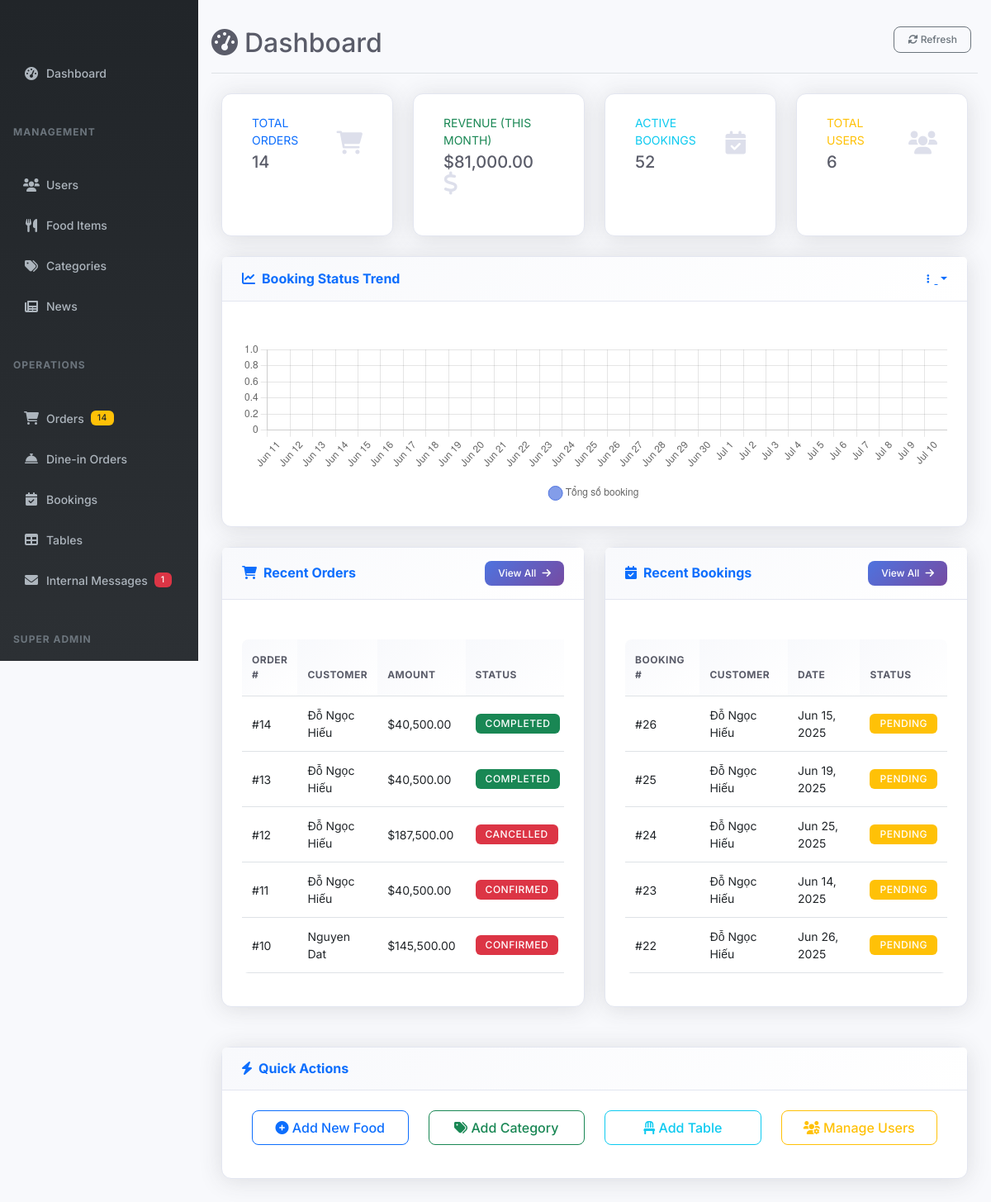
Screenshot of /admin/index.php (signed in) with the database file from the repository.
### tables this page shows
CREATE TABLE IF NOT EXISTS `orders` (
  `id` int NOT NULL AUTO_INCREMENT,
  `user_id` int DEFAULT NULL,
  `booking_id` int DEFAULT NULL,
  `order_number` varchar(20) NOT NULL,
  `customer_name` varchar(100) NOT NULL,
  `customer_email` varchar(100) NOT NULL,
  `customer_phone` varchar(20) NOT NULL,
  `order_type` enum('dine_in','takeout','delivery') NOT NULL,
  `subtotal` decimal(10,2) NOT NULL,
  `tax_amount` decimal(10,2) DEFAULT '0.00',
  `total_amount` decimal(10,2) NOT NULL,
  `payment_method` enum('cod','cash','credit_card','debit_card','digital_wallet','bank_transfer','vnpay') NOT NULL,
  `payment_status` enum('pending','paid','failed','refunded') DEFAULT 'pending',
  `payment_id` int DEFAULT NULL,
  `status` enum('pending','confirmed','preparing','ready','completed','delivered','cancelled') DEFAULT 'pending',
  `special_instructions` text,
  `delivery_address` text,
  `order_notes` text,
  `estimated_ready_time` timestamp NULL DEFAULT NULL,
  `completed_at` timestamp NULL DEFAULT NULL,
  `created_at` timestamp NULL DEFAULT CURRENT_TIMESTAMP,
  `updated_at` timestamp NULL DEFAULT CURRENT_TIMESTAMP ON UPDATE CURRENT_TIMESTAMP,
  `delivery_ward` varchar(100) DEFAULT NULL,
  `delivery_district` varchar(100) DEFAULT NULL,
  `delivery_city` varchar(100) DEFAULT NULL,
  `delivery_notes` text,
  `delivery_fee` decimal(10,2) DEFAULT '0.00',
  `service_fee` decimal(10,2) DEFAULT '0.00',
  `discount_amount` decimal(10,2) DEFAULT '0.00',
  `coupon_code` varchar(50) DEFAULT NULL,
  PRIMARY KEY (`id`),
  UNIQUE KEY `order_number` (`order_number`),
  KEY `fk_orders_user` (`user_id`),
  KEY `fk_orders_booking` (`booking_id`),
  KEY `idx_status` (`status`),
  KEY `idx_payment_status` (`payment_status`),
  KEY `idx_order_type` (`order_type`),
  KEY `idx_customer_email` (`customer_email`),
  KEY `idx_orders_date_status` (`created_at`,`status`),
  KEY `fk_orders_payment` (`payment_id`)
);

CREATE TABLE IF NOT EXISTS `reservations` (
  `id` int NOT NULL AUTO_INCREMENT,
  `user_id` int DEFAULT NULL,
  `customer_name` varchar(255) NOT NULL,
  `phone_number` varchar(20) NOT NULL,
  `table_id` int DEFAULT NULL,
  `reservation_time` datetime NOT NULL,
  `number_of_guests` int NOT NULL,
  `status` enum('pending','confirmed','cancelled','completed') NOT NULL DEFAULT 'pending',
  `notes` text,
  `created_at` timestamp NOT NULL DEFAULT CURRENT_TIMESTAMP,
  `updated_at` timestamp NULL DEFAULT NULL ON UPDATE CURRENT_TIMESTAMP,
  PRIMARY KEY (`id`),
  KEY `user_id` (`user_id`),
  KEY `table_id` (`table_id`)
);

### views/admin/dashboard.php (the view, shortened to what the rows shown need)
<div class="d-flex justify-content-between flex-wrap flex-md-nowrap align-items-center pt-3 pb-2 mb-3 border-bottom">
    <h1 class="h2">
        <i class="fas fa-tachometer-alt me-2"></i>Dashboard
    </h1>
</div>
<div class="row">
    <div class="col-lg-6 mb-4">
        <div class="card shadow">
            <div class="card-body">
                <div class="table-responsive">
                    <table class="table table-hover">
                        <thead>
                            <tr>
                                <th>Order #</th>
                                <th>Customer</th>
                                <th>Amount</th>
                                <th>Status</th>
                            </tr>
                        </thead>
                        <tbody>
                            <?php if (isset($stats['recent_orders']) && !empty($stats['recent_orders'])): ?>
                                <?php foreach ($stats['recent_orders'] as $order): ?>
                                    <tr>
                                        <td>#<?= $order['id'] ?></td>
                                        <td><?= htmlspecialchars($order['customer_name'] ?? 'N/A') ?></td>
                                        <td>$<?= number_format($order['total_amount'] ?? 0, 2) ?></td>
                                        <td>
                                            <span class="badge bg-<?= $order['status'] === 'completed' ? 'success' : ($order['status'] === 'pending' ? 'warning' : 'danger') ?>">
                                                <?= ucfirst($order['status'] ?? 'unknown') ?>
                                            </span>
                                        </td>
                                    </tr>
                                <?php endforeach; ?>
                            <?php endif; ?>
                        </tbody>
                    </table>
                </div>
            </div>
        </div>
    </div>
    <div class="col-lg-6 mb-4">
        <div class="card shadow">
            <div class="card-body">
                <div class="table-responsive">
                    <table class="table table-hover">
                        <thead>
                            <tr>
                                <th>Booking #</th>
                                <th>Customer</th>
                                <th>Date</th>
                                <th>Status</th>
                            </tr>
                        </thead>
                        <tbody>
                            <?php if (isset($stats['recent_bookings']) && !empty($stats['recent_bookings'])): ?>
                                <?php foreach ($stats['recent_bookings'] as $booking): ?>
                                    <tr>
                                        <td>#<?= $booking['id'] ?></td>
                                        <td><?= htmlspecialchars($booking['customer_name'] ?? 'N/A') ?></td>
                                        <td><?= date('M j, Y', strtotime($booking['booking_date'] ?? 'now')) ?></td>
                                        <td>
                                            <span class="badge bg-<?= $booking['status'] === 'confirmed' ? 'success' : ($booking['status'] === 'pending' ? 'warning' : 'danger') ?>">
                                                <?= ucfirst($booking['status'] ?? 'unknown') ?>
                                            </span>
                                        </td>
                                    </tr>
                                <?php endforeach; ?>
                            <?php endif; ?>
                        </tbody>
                    </table>
                </div>
            </div>
        </div>
    </div>
</div>
<script>
    window.SITE_URL = '<?= SITE_URL ?>';
    document.addEventListener('DOMContentLoaded', function() {
        const chartData = {
            booking_trend_data: <?= json_encode($stats['booking_trend_data'] ?? [
                                    'labels' => [],
                                    'confirmed' => [],
                                    'pending' => [],
                                    'cancelled' => [],
                                    'total' => []
                                ]) ?>,
            booking_stats: {
                confirmed: <?= $stats['confirmed_bookings'] ?? 0 ?>,
                pending: <?= $stats['pending_bookings'] ?? 0 ?>,
                cancelled: <?= $stats['cancelled_bookings'] ?? 0 ?>
            }
        };
        initializeCharts(chartData);
    });
</script>

### rows the page displays
orders: id "14", customer_name "Đỗ Ngọc Hiếu", total_amount "40,500.00", status "COMPLETED"
orders: id "13", customer_name "Đỗ Ngọc Hiếu", total_amount "40,500.00", status "COMPLETED"
orders: id "12", customer_name "Đỗ Ngọc Hiếu", total_amount "187,500.00", status "CANCELLED"
orders: id "11", customer_name "Đỗ Ngọc Hiếu", total_amount "40,500.00", status "CONFIRMED"
orders: id "10", customer_name "Nguyen Dat", total_amount "145,500.00", status "CONFIRMED"
reservations: id "26", customer_name "Đỗ Ngọc Hiếu", booking_date "Jun 15, 2025", status "PENDING"
reservations: id "25", customer_name "Đỗ Ngọc Hiếu", booking_date "Jun 19, 2025", status "PENDING"
reservations: id "24", customer_name "Đỗ Ngọc Hiếu", booking_date "Jun 25, 2025", status "PENDING"
reservations: id "23", customer_name "Đỗ Ngọc Hiếu", booking_date "Jun 14, 2025", status "PENDING"
reservations: id "22", customer_name "Đỗ Ngọc Hiếu", booking_date "Jun 26, 2025", status "PENDING"

### other values shown
$data['stats']['pending_orders'] "14"
$unreadCount "1"
$stats['total_orders'] "14"
$stats['monthly_revenue'] "81,000.00"
$stats['active_bookings'] "52"
$stats['total_users'] "6"
